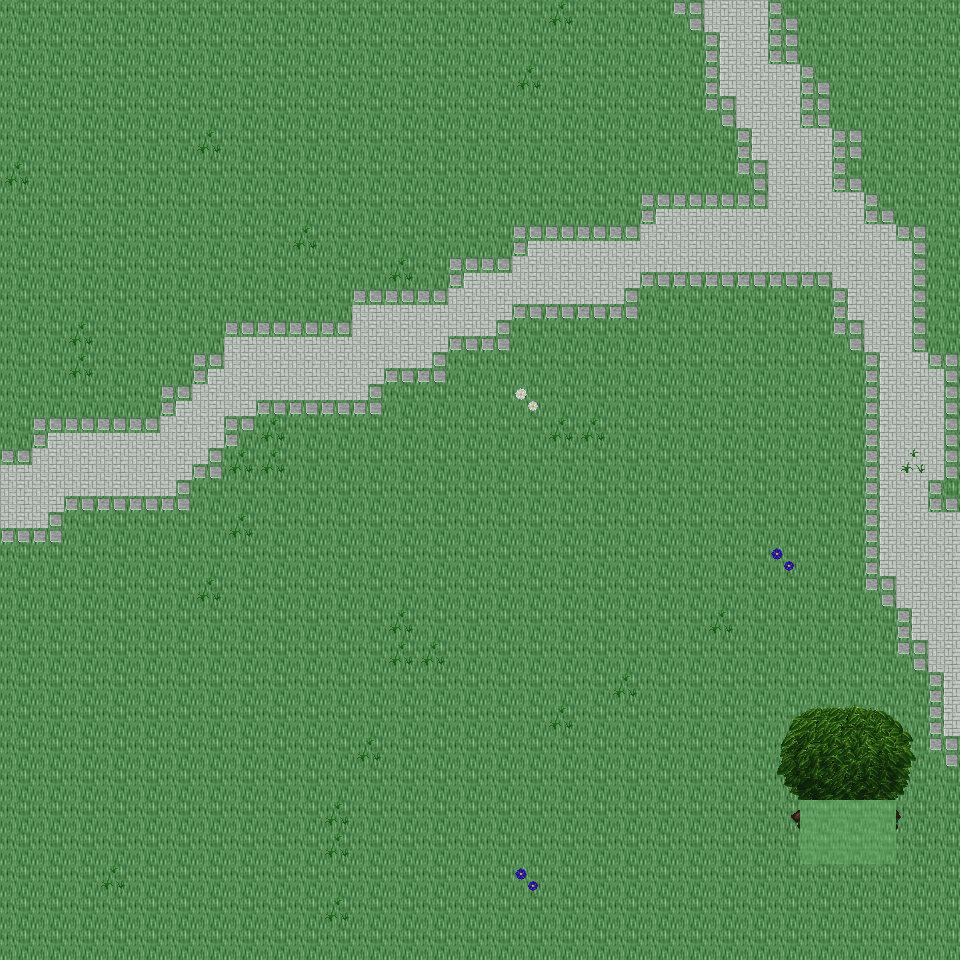

This game map was drawn from its Tiled (.tmx) file and the tilesets committed beside it. A one-line description and the trimmed map source follow:
An orthogonal 30x30 tile map with 32x32 px tiles, 6 tile layers (Ground, Object, Object2, Above, ...), 31 tilesets and 3 objects (3x mapExit).

<map version="1.0" orientation="orthogonal" renderorder="right-down" width="30" height="30" tilewidth="32" tileheight="32" nextobjectid="4">
  <tileset firstgid="1" name="tileset_ground_ground" tilewidth="32" tileheight="32" tilecount="33" columns="3">
    <image source="../drawable/tileset_ground_ground.png" width="96" height="352" />
  </tileset>
  <tileset firstgid="34" name="tileset_ground_ice_ice" tilewidth="32" tileheight="32" tilecount="3" columns="3">
    <image source="../drawable/tileset_ground_ice_ice.png" width="96" height="32" />
  </tileset>
  <tileset firstgid="37" name="tileset_plant_grasses" tilewidth="32" tileheight="32" tilecount="6" columns="3">
    <image source="../drawable/tileset_plant_grasses.png" width="96" height="64" />
  </tileset>
  <tileset firstgid="43" name="tileset_plant_flower_daisy_white" tilewidth="32" tileheight="32" tilecount="8" columns="2">
    <image source="../drawable/tileset_plant_flower_daisy_white.png" width="64" height="128" />
  </tileset>
  <tileset firstgid="51" name="tileset_plant_flower_daisy_blue" tilewidth="32" tileheight="32" tilecount="8" columns="2">
    <image source="../drawable/tileset_plant_flower_daisy_blue.png" width="64" height="128" />
  </tileset>
  <tileset firstgid="59" name="tileset_ground_ridge_earth_dark" tilewidth="32" tileheight="32" tilecount="96" columns="12">
    <image source="../drawable/tileset_ground_ridge_earth_dark.png" width="384" height="256" />
  </tileset>
  <tileset firstgid="155" name="tileset_ground_rock_pebbles" tilewidth="32" tileheight="32" tilecount="3" columns="1">
    <image source="../drawable/tileset_ground_rock_pebbles.png" width="32" height="96" />
  </tileset>
  <tileset firstgid="158" name="tileset_ground_grass_edges" tilewidth="32" tileheight="32" tilecount="36" columns="12">
    <image source="../drawable/tileset_ground_grass_edges.png" width="384" height="96" />
  </tileset>
  <tileset firstgid="194" name="tileset_plant_bush_bushes" tilewidth="32" tileheight="32" tilecount="10" columns="5">
    <image source="../drawable/tileset_plant_bush_bushes.png" width="160" height="64" />
  </tileset>
  <tileset firstgid="204" name="tileset_plant_stump_stump_purple" tilewidth="32" tileheight="32" tilecount="4" columns="2">
    <image source="../drawable/tileset_plant_stump_stump_purple.png" width="64" height="64" />
  </tileset>
  <tileset firstgid="208" name="tileset_building_wall_stone" tilewidth="32" tileheight="32" tilecount="12" columns="3">
    <image source="../drawable/tileset_building_wall_stone.png" width="96" height="128" />
  </tileset>
  <tileset firstgid="220" name="tileset_ground_ridge_ice_2" tilewidth="32" tileheight="32" tilecount="42" columns="7">
    <image source="../drawable/tileset_ground_ridge_ice_2.png" width="224" height="192" />
  </tileset>
  <tileset firstgid="262" name="tileset_plant_tree_tree_green" tilewidth="32" tileheight="32" tilecount="88" columns="8">
    <image source="../drawable/tileset_plant_tree_tree_green.png" width="256" height="352" />
  </tileset>
  <tileset firstgid="350" name="tileset_building_window_window_long" tilewidth="32" tileheight="32" tilecount="3" columns="3">
    <image source="../drawable/tileset_building_window_window_long.png" width="96" height="32" />
  </tileset>
  <tileset firstgid="353" name="tileset_building_window_window_right" tilewidth="32" tileheight="32" tilecount="2" columns="2">
    <image source="../drawable/tileset_building_window_window_right.png" width="64" height="32" />
  </tileset>
  <tileset firstgid="355" name="tileset_building_door_door_n" tilewidth="32" tileheight="32" tilecount="6" columns="3">
    <image source="../drawable/tileset_building_door_door_n.png" width="96" height="64" />
  </tileset>
  <tileset firstgid="361" name="tileset_building_door_closed_with_key" tilewidth="32" tileheight="32" tilecount="1" columns="1">
    <image source="../drawable/tileset_building_door_closed_with_key.png" width="32" height="32" />
  </tileset>
  <tileset firstgid="362" name="tileset_ground_ladder_horizontal_dark" tilewidth="32" tileheight="32" tilecount="3" columns="1">
    <image source="../drawable/tileset_ground_ladder_horizontal_dark.png" width="32" height="96" />
  </tileset>
  <tileset firstgid="365" name="tileset_ground_ladder_vertical_dark" tilewidth="32" tileheight="32" tilecount="3" columns="3">
    <image source="../drawable/tileset_ground_ladder_vertical_dark.png" width="96" height="32" />
  </tileset>
  <tileset firstgid="368" name="tileset_building_roof_yellow" tilewidth="32" tileheight="32" tilecount="20" columns="5">
    <image source="../drawable/tileset_building_roof_yellow.png" width="160" height="128" />
  </tileset>
  <tileset firstgid="388" name="tileset_logic_creature_gnome" tilewidth="32" tileheight="32" tilecount="6" columns="6">
    <image source="../drawable/tileset_logic_creature_gnome.png" width="192" height="32" />
  </tileset>
  <tileset firstgid="394" name="tileset_logic_creature_orc" tilewidth="32" tileheight="32" tilecount="6" columns="6">
    <image source="../drawable/tileset_logic_creature_orc.png" width="192" height="32" />
  </tileset>
  <tileset firstgid="400" name="tileset_logic_portal" tilewidth="32" tileheight="32" tilecount="24" columns="8">
    <image source="../drawable/tileset_logic_portal.png" width="256" height="96" />
  </tileset>
  <tileset firstgid="424" name="tileset_logic_creature_animal" tilewidth="32" tileheight="32" tilecount="32" columns="8">
    <image source="../drawable/tileset_logic_creature_animal.png" width="256" height="128" />
  </tileset>
  <tileset firstgid="456" name="tileset_logic_collision" tilewidth="32" tileheight="32" tilecount="1" columns="1">
    <image source="../drawable/tileset_logic_collision.png" width="32" height="32" />
  </tileset>
  <tileset firstgid="457" name="tileset_item_blood_nsew_stains" tilewidth="32" tileheight="32" tilecount="4" columns="2">
    <image source="../drawable/tileset_item_blood_nsew_stains.png" width="64" height="64" />
  </tileset>
  <tileset firstgid="461" name="tileset_item_blood_floor_stain" tilewidth="32" tileheight="32" tilecount="1" columns="1">
    <image source="../drawable/tileset_item_blood_floor_stain.png" width="32" height="32" />
  </tileset>
  <tileset firstgid="462" name="tileset_ground_blue_paving" tilewidth="32" tileheight="32" tilecount="2" columns="1">
    <image source="../drawable/tileset_ground_blue_paving.png" width="32" height="64" />
  </tileset>
  <tileset firstgid="464" name="tileset_ground_green_paving" tilewidth="32" tileheight="32" tilecount="18" columns="3">
    <image source="../drawable/tileset_ground_green_paving.png" width="96" height="192" />
  </tileset>
  <tileset firstgid="482" name="tileset_logic_protection" tilewidth="32" tileheight="32" tilecount="2" columns="2">
    <image source="../drawable/tileset_logic_protection.png" width="64" height="32" />
  </tileset>
  <tileset firstgid="484" name="tileset_logic_creature_fowl" tilewidth="32" tileheight="32" tilecount="6" columns="6">
    <image source="../drawable/tileset_logic_creature_fowl.png" width="192" height="32" />
  </tileset>
  <layer name="Ground" width="30" height="30">
    <data>[900 cells, 900 non-empty, 2 distinct tile ids]</data>
  </layer>
  <layer name="Object" width="30" height="30">
    <data>[900 cells, 148 non-empty, 15 distinct tile ids]</data>
  </layer>
  <layer name="Object2" width="30" height="30">
    <data>[900 cells, 5 non-empty, 5 distinct tile ids]</data>
  </layer>
  <layer name="Above" width="30" height="30">
    <data>[900 cells, 18 non-empty, 18 distinct tile ids]</data>
  </layer>
  <layer name="Above2" width="30" height="30">
    <data>[900 cells, 0 non-empty, 0 distinct tile ids]</data>
  </layer>
  <layer name="Walkable" width="30" height="30">
    <data>[900 cells, 6 non-empty, 1 distinct tile ids]</data>
  </layer>
  <objectgroup name="MapEvents">
    <object id="1" name="north" type="mapExit" x="0" y="0" width="960" height="32">
      <properties>
        <property name="map" value="level_0_x170_y43" />
        <property name="x" value="0" />
        <property name="y" value="28" />
      </properties>
    </object>
    <object id="2" name="south" type="mapExit" x="0" y="928" width="960" height="32">
      <properties>
        <property name="map" value="level_0_x170_y45" />
        <property name="x" value="0" />
        <property name="y" value="1" />
      </properties>
    </object>
    <object id="3" name="east" type="mapExit" x="928" y="0" width="32" height="960">
      <properties>
        <property name="map" value="level_0_x171_y44" />
        <property name="x" value="1" />
        <property name="y" value="0" />
      </properties>
    </object>
  </objectgroup>
</map>
